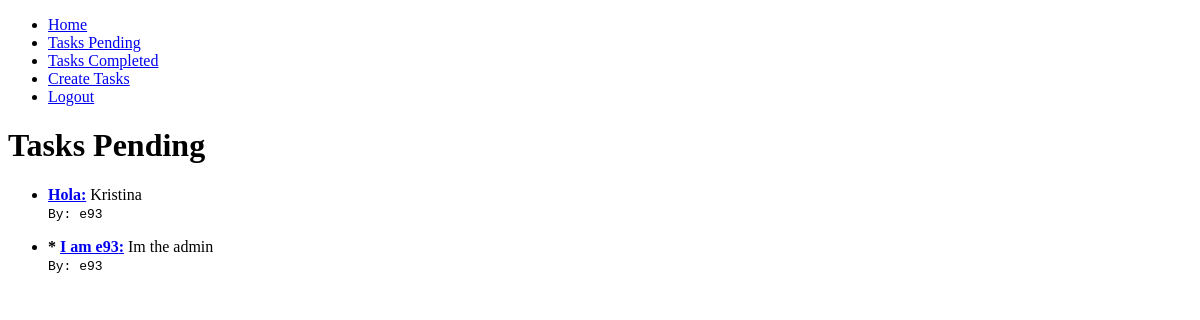
The app's page /tasks/ (signed in), older data.
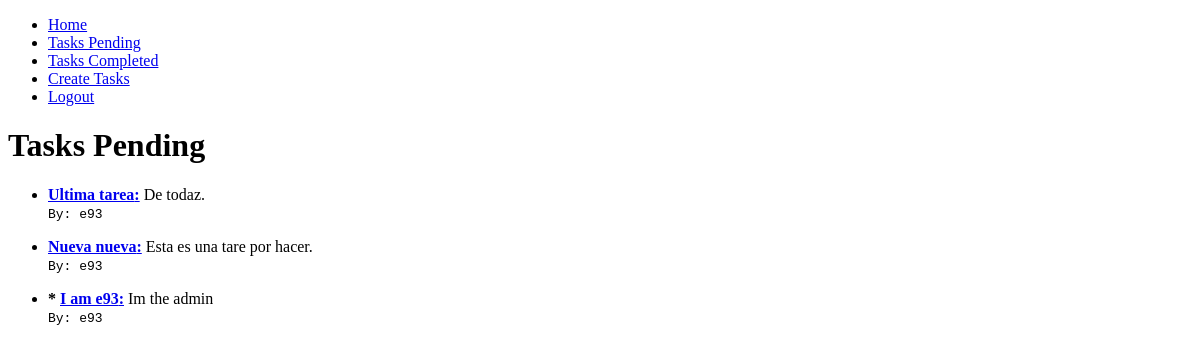
The same page, newer data.
### tasks/models.py (models this page shows, shortened)
class Task(models.Model):
  title = models.CharField(max_length=200)
  description = models.TextField(max_length=200, blank=True)
  created = models.DateTimeField(auto_now_add=True)
  datecompleted = models.DateTimeField(null=True, blank=True)
  important = models.BooleanField(default=False)
  user = models.ForeignKey(User, on_delete=models.CASCADE)

### tasks/views.py (the view)
# urls.py: path('', include('tasks.urls'))
@login_required
def tasks(request):
  tasks = Task.objects.filter(user=request.user, datecompleted__isnull=True).order_by('-created')
  title = 'Tasks Pending'
  return render(request, 'tasks.html', {
    'tasks': tasks,
    'title': title
  })

### tasks/templates/tasks.html (shortened to what this page needs)
{% extends 'base.html' %}
{% block content %}
<h1>{{ title }}</h1>
{% for task in tasks %}
<ul>
  <li><b>{% if task.important %} * {% endif %} <a href="{% url 'task_detail' task.id %}">{{ task.title }}:</a></b> {{ task.description }}</li>
  <code>By: {{ task.user.username }}</code>
  <br>
</ul>
{% endfor %}
{% endblock %}

Row changes from the older to the newer data that the page shows:
no longer on this page (row edited): Task: title "Hola", description "Kristina", user.username "e93"
added Task: title "Ultima tarea", description "De todaz.", user.username "e93"
added Task: title "Nueva nueva", description "Esta es una tare por hacer.", user.username "e93"
